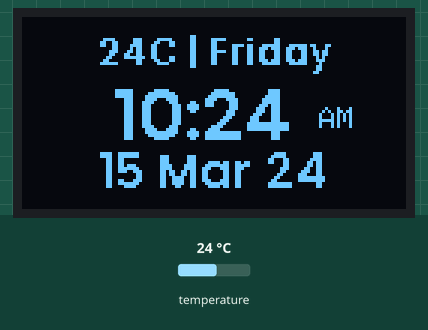
Recording of a sketch running on a simulated ESP32. On the bench: 128×64 one-colour display. The inputs (shaded band) are chosen by the test bench; at power-on: temperature 24 °C. The local clock reads 2024-03-15 10:24:30 at power-on unless the sketch sets it.

Above: at 2.2 s.
2.3 s: temperature set to 12 °C
At 3.4 s:
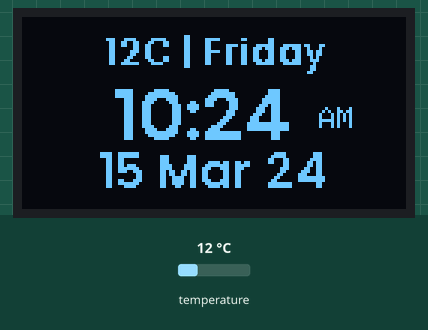
4.6 s: temperature set to 19 °C
At 5.8 s:
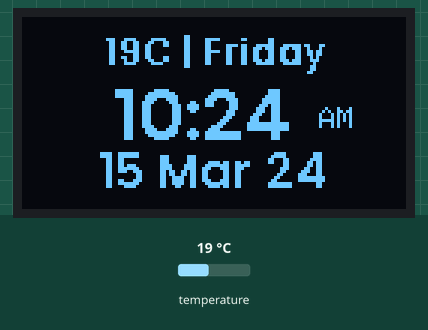
6.6 s: temperature set to 28 °C
At 8.1 s:
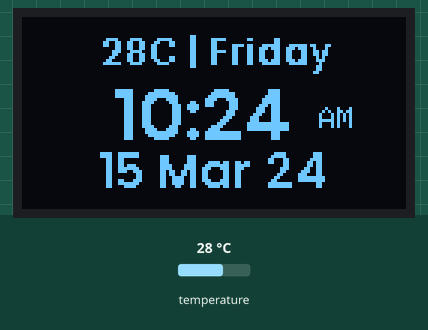
Timing chart, 0 to 9.6 s (numbered marks = the images above; inputs shaded):
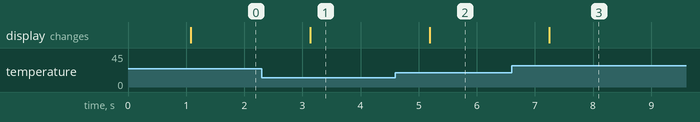

Measured:
- after the input at 2.3 s, the display: changes after 0.84 s (image 1)
- after the input at 4.6 s, the display: changes after 0.59 s (image 2)
- after the input at 6.6 s, the display: changes after 0.65 s (image 3)

The sketch:

hud_oled_rtc_only_main.ino
```cpp
#include <Wire.h>
#include <Adafruit_GFX.h>
#include <Adafruit_SSD1306.h>
#include <RTClib.h>
#include "Poppins_SemiBold12pt7b.h"
#include "Poppins_SemiBold8pt7b.h"
#include "Poppins_SemiBold7pt7b.h"
#include "Poppins_SemiBold6pt7b.h"

#define SCREEN_WIDTH 128
#define SCREEN_HEIGHT 64
#define SCREEN_ADDRESS 0x3C

Adafruit_SSD1306 display(SCREEN_WIDTH, SCREEN_HEIGHT, &Wire, -1);
RTC_DS3231 rtc;

const char* daysOfTheWeek[7] = {
  "Sunday", "Monday", "Tuesday", "Wednesday", "Thursday", "Friday", "Saturday"
};

const char* monthsOfTheYear[12] = {
  "Jan", "Feb", "Mar", "Apr", "May", "Jun",
  "Jul", "Aug", "Sep", "Oct", "Nov", "Dec"
};

void setup() {
  Serial.begin(9600);

  Wire.begin(21, 22); // SDA, SCL (your single I2C bus)

  if (!rtc.begin(&Wire)) {
    Serial.println("RTC not found");
    while (1);
  }

  if (!display.begin(SSD1306_SWITCHCAPVCC, SCREEN_ADDRESS)) {
    Serial.println("OLED not found");
    while (1);
  }

  display.clearDisplay();
  display.setTextColor(SSD1306_WHITE);
  display.setTextSize(1);
  display.setCursor(10, 32);
  display.print("Starting...");
  display.display();
  delay(1000);
}

void loop() {
  DateTime now = rtc.now();
  float temperature = rtc.getTemperature(); // Read temperature from DS3231

  int hour = now.hour();
  bool isPM = false;
  if (hour >= 12) {
    isPM = true;
    if (hour > 12) hour -= 12;
  }
  if (hour == 0) hour = 12;

  char timeBuffer[6]; // HH:MM
  sprintf(timeBuffer, "%02d:%02d", hour, now.minute());
  const char* meridian = isPM ? "PM" : "AM";

  char dateBuffer[12];
  sprintf(dateBuffer, "%d %s %02d", now.day(), monthsOfTheYear[now.month() - 1], now.year() % 100);
  const char* weekday = daysOfTheWeek[now.dayOfTheWeek()];

  // Format temperature
  char tempBuffer[12];
 sprintf(tempBuffer, "%d\xB0" "C", (int)round(temperature));

  // Format combined temperature and day
  char topLineBuffer[32];
  sprintf(topLineBuffer, "%s | %s", tempBuffer, weekday);

  display.clearDisplay();

  int16_t x1, y1;
  uint16_t w, h;

  // Temperature and Day display (on top)
  display.setFont(&Poppins_SemiBold6pt7b);
  display.getTextBounds(topLineBuffer, 0, 0, &x1, &y1, &w, &h);
  display.setCursor((SCREEN_WIDTH - w) / 2, 15);
  display.print(topLineBuffer);

  // Time display - middle
  display.setFont(&Poppins_SemiBold12pt7b);
  display.getTextBounds(timeBuffer, 0, 0, &x1, &y1, &w, &h);
  display.setCursor(((SCREEN_WIDTH - w) / 2) - 4, 40);
  display.print(timeBuffer);

  // AM/PM indicator next to time
  display.setFont();
  display.setTextSize(1);
  int timeRight = ((SCREEN_WIDTH - w) / 2) + w + 2;
  display.setCursor(timeRight + 4, 30);  // Aligned to time baseline
  display.print(meridian);

  // Date display - bottom
  display.setFont(&Poppins_SemiBold8pt7b);
  display.getTextBounds(dateBuffer, 0, 0, &x1, &y1, &w, &h);
  display.setCursor((SCREEN_WIDTH - w) / 2, 56);
  display.print(dateBuffer);

  // Temperature is now displayed with the day at the top

  display.setFont(); // Reset font
  display.display();
  delay(1000);
}
```

Source omitted: miBold12pt7b.h (data table, 18579 bytes), SemiBold6pt7b.h (data table, 9294 bytes), emiBold7pt7b.h (data table, 10342 bytes), emiBold8pt7b.h (data table, 11630 bytes)
